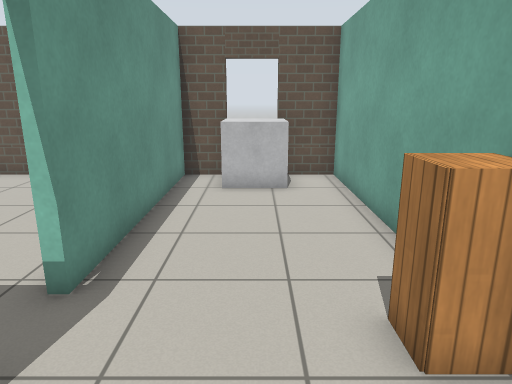
view 1 (above)

22 first-person views from a walk through a Gazebo world. The camera is 1.3 m above the floor, tilts 14° down and sees 70° across. The floor is counted in squares, 0.5 m on a side. Each view is taken from the middle of a square. On the plan, view 1 faces up. The plan holds only what a view shows up to about 20 squares ahead; the rest is blank. Simple patterns stand in for the simulator's built-in surfaces.

view 2
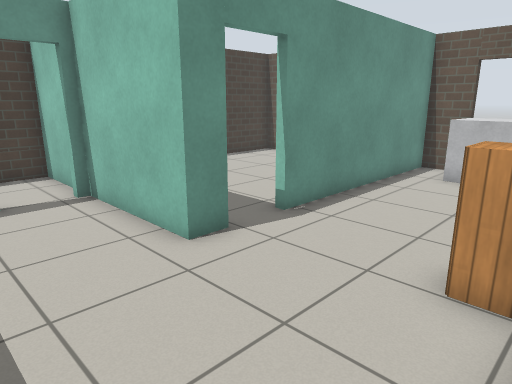

view 3
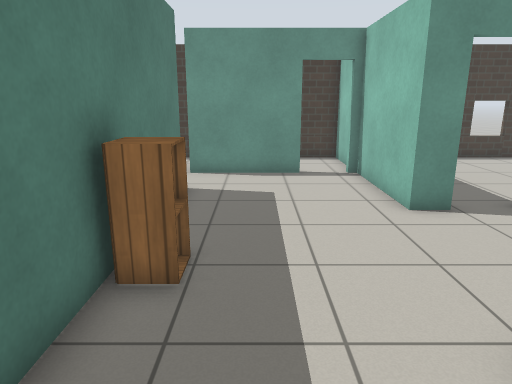

view 4
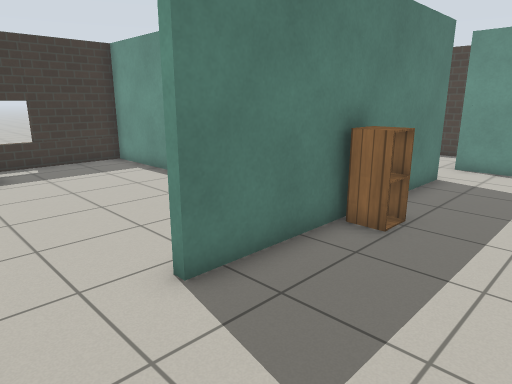

view 5
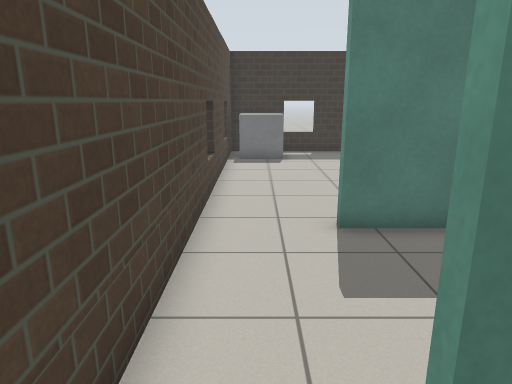

view 6
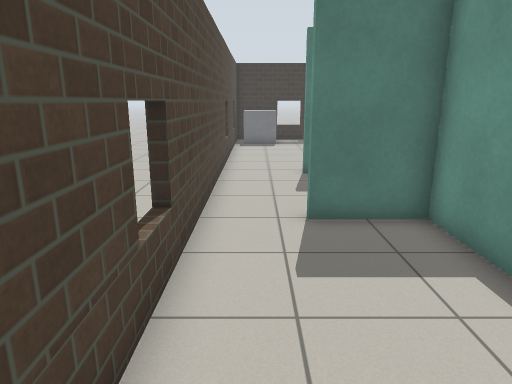

view 7
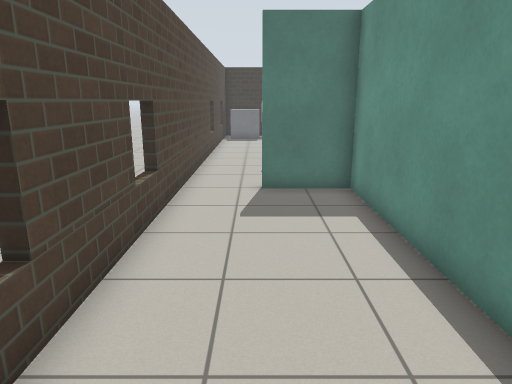

view 8
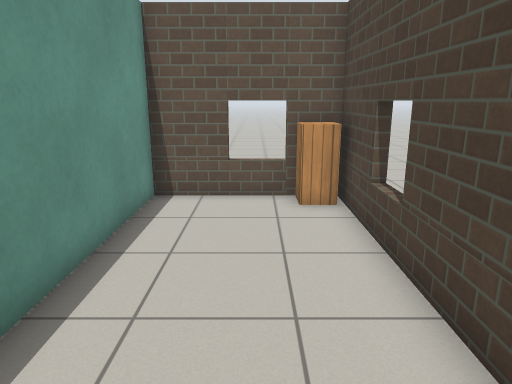

view 9
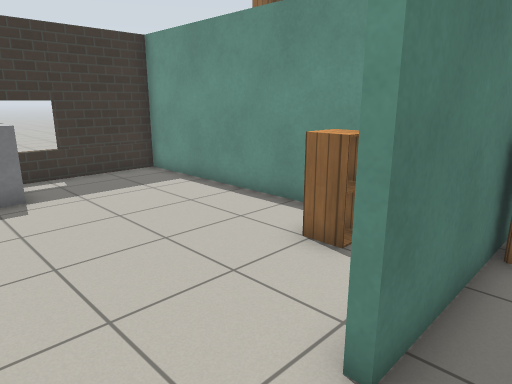

view 10
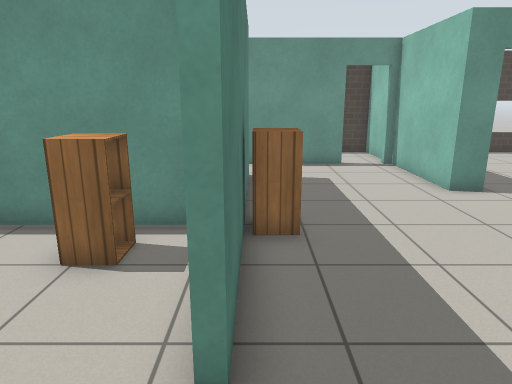

view 11
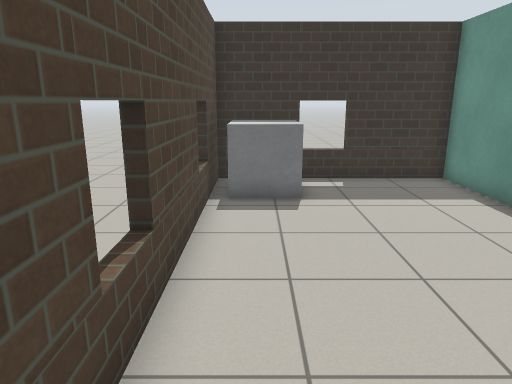

view 12
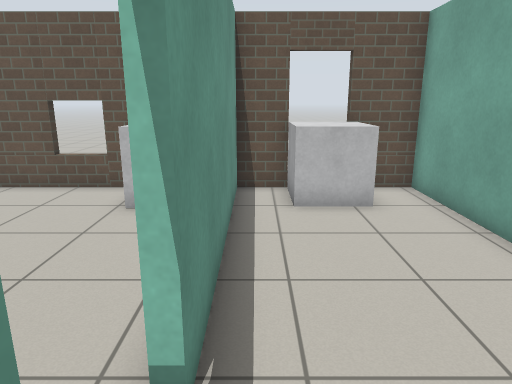

view 13
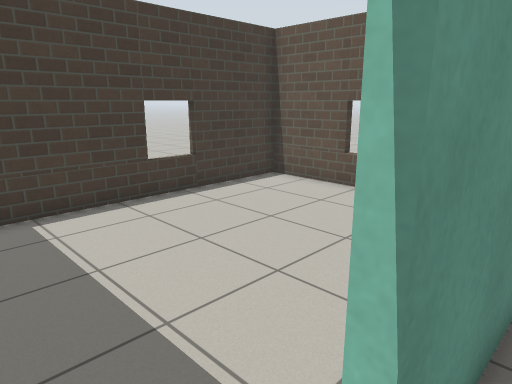

view 14
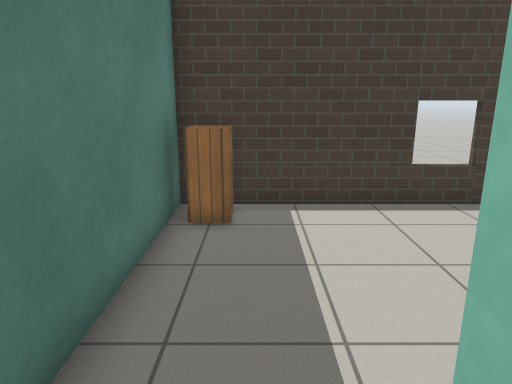

view 15
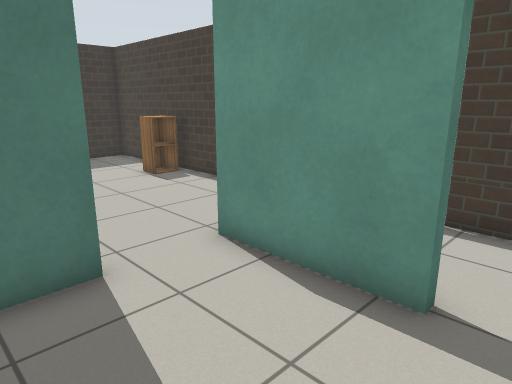

view 16
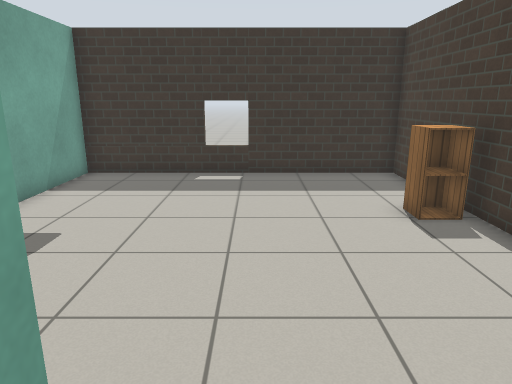

view 17
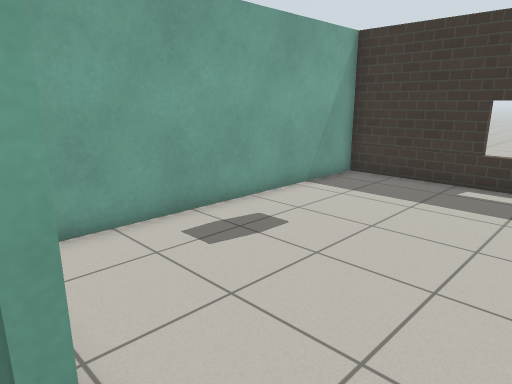

view 18
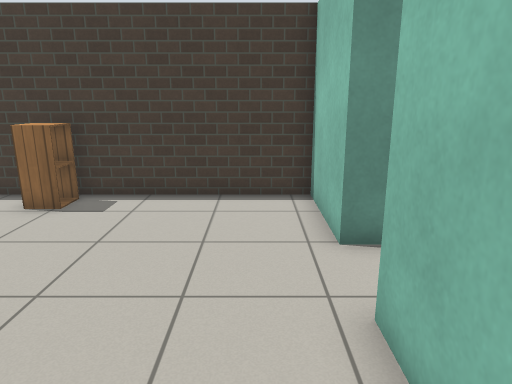

view 19
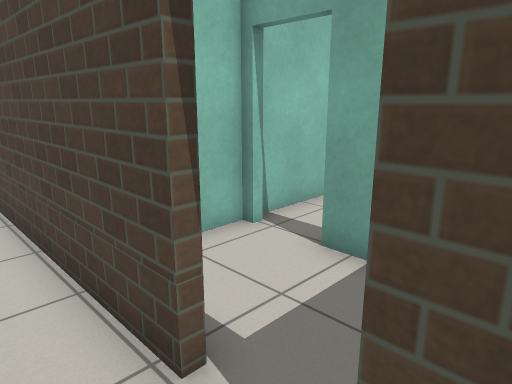

view 20
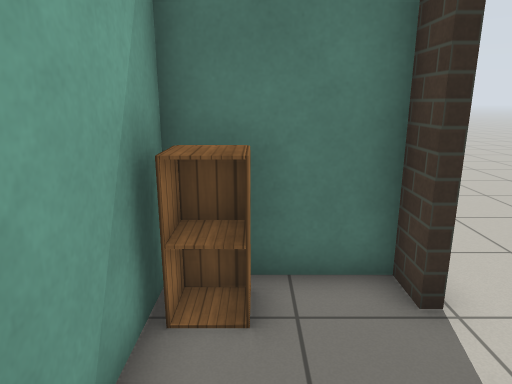

view 21
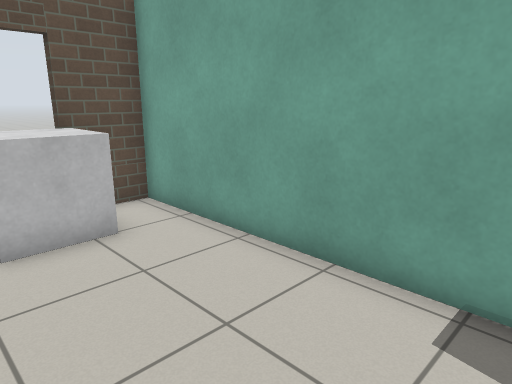

view 22
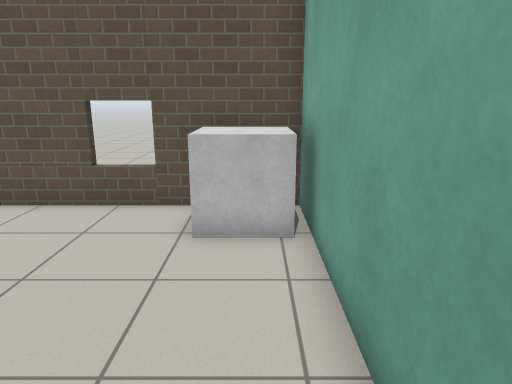

### Floor plan
Points are (right, up) in squares from view 1. A wall is a line through its corners. A room is listed if a view was taken in it or the views show most of it. See-through windows are left out.
Room 1 (views 1, 2, 3, 4, 9, 10, 11, 12, 13, 14, 15, 21)
walls: (0.5, -5.4) (0.5, -16.4) (5.6, -16.4); (2.8, 4) (2.8, 13) (0.8, 13); (-5, -4.2) (5.2, -4.2) (5.2, -4.6); (-2.6, 2.9) (-2.6, 1.8) (-4.5, 1.8); (8.3, -13.2) (8.3, 0.6); (7.4, -16.4) (8.3, -16.4) (8.3, -15.4); (-1, 13) (-2.6, 13) (-2.6, 4.6)
ways out: opening at (7, 1) to room 2; opening at (-3.5, -1) to room 3; open door at (-1, 13) to room 5; open door at (-3, 3.5) to room 7
objects: other object (-1, 11) to (1, 13); cabinet (1, -4) to (1, -3); cabinet (2, -7); cabinet (2, 3) to (2, 4); other object (6, -16) to (8, -14)
Room 2 (views 5, 6, 7, 8)
walls: (7.5, 13) (3.1, 13) (3.1, 1.1) (5.8, 1.1) (5.8, 0.7); (8.3, 0.6) (8.3, 11.3)
ways out: opening at (7, 1) to room 1
objects: cabinet (7, 12) to (8, 13)
Room 3 (view 16)
walls: (-7.4, -0.2) (-7.4, -3.5); (-4.5, 1.8) (-7.4, 1.8) (-7.4, 1.4)
ways out: opening at (-3.5, -1) to room 1; opening at (-5.5, -4) to room 4; open door at (-7.5, 0.5) to room 6
Room 4 (views 17, 18)
walls: (-2.8, -4.5) (-5, -4.5); (-7.4, -3.5) (-7.4, -4.5) (-11.1, -4.5) (-11.1, -16.4) (0.2, -16.4) (0.2, -5.9)
ways out: opening at (-5.5, -4) to room 3
objects: cabinet (-10, -12) to (-10, -11)
Room 5 (view 19)
walls: (-11.4, -1.4) (-11.4, 6.2); (-11.4, -3.9) (-11.4, -3.2); (-4.1, -16.8) (-4.1, -16.3); (4, -16.3) (4, -16.8)
ways out: open door at (-1, 13) to room 1; open door at (-11, -2.5) to room 6
Room 6 (view 20)
walls: (-7.7, 1.4) (-7.7, 1.8) (-11.1, 1.8) (-11.1, -1.4); (-11.1, -3.2) (-11.1, -4.2) (-7.7, -4.2) (-7.7, -0.4)
ways out: open door at (-7.5, 0.5) to room 3; open door at (-11, -2.5) to room 5
objects: cabinet (-9, -3) to (-8, -3)
Room 7 (view 22)
walls: (-2.9, 5.2) (-2.9, 13) (-11.1, 13) (-11.1, 2.1) (-4.3, 2.1)
ways out: open door at (-3, 3.5) to room 1
objects: cabinet (-10, 3); other object (-5, 11) to (-4, 12)

Positions as (right, up) in squares from view 1, and headings:
1: (0, 0), facing up
2: (3, -2), facing up-left
3: (6, -2), facing left
4: (8, 0), facing down-left
5: (7, 3), facing down
6: (7, 9), facing down
7: (6, 12), facing down
8: (6, 3), facing up
9: (8, -3), facing down-left
10: (8, -4), facing left
11: (7, -4), facing down
12: (-2, 2), facing up
13: (-2, 3), facing up-left
14: (-2, 4), facing left
15: (-3, 1), facing down-left
16: (-6, -3), facing down
17: (-7, -4), facing down-right
18: (-1, -6), facing left
19: (-13, -4), facing up-right
20: (-9, 1), facing down
21: (-2, 4), facing up-right
22: (-4, 4), facing up
